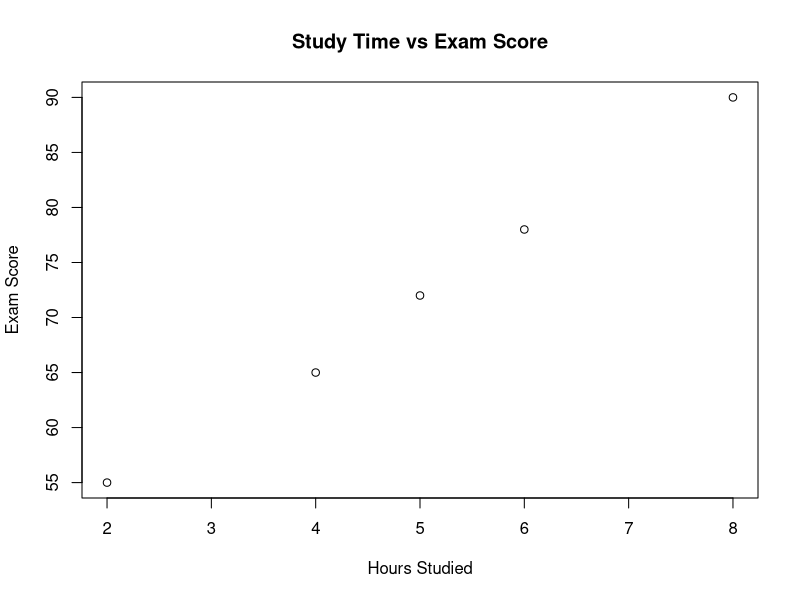
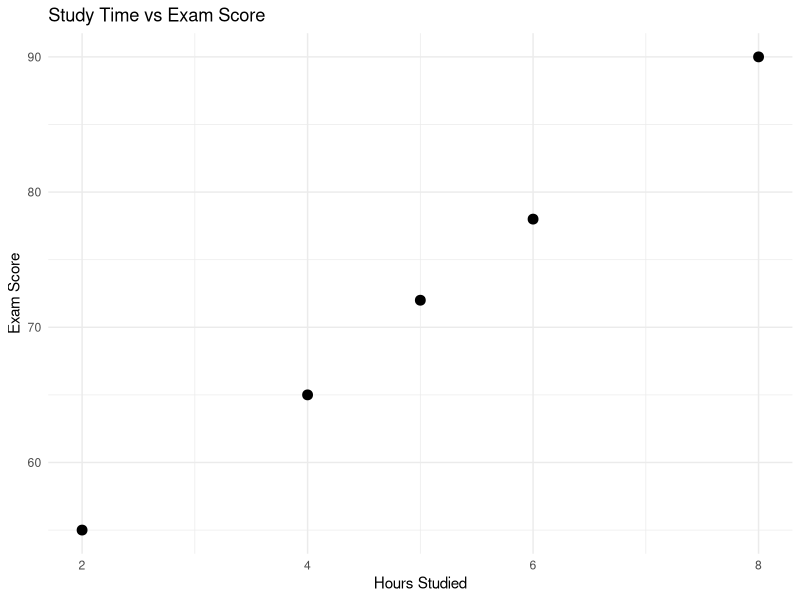
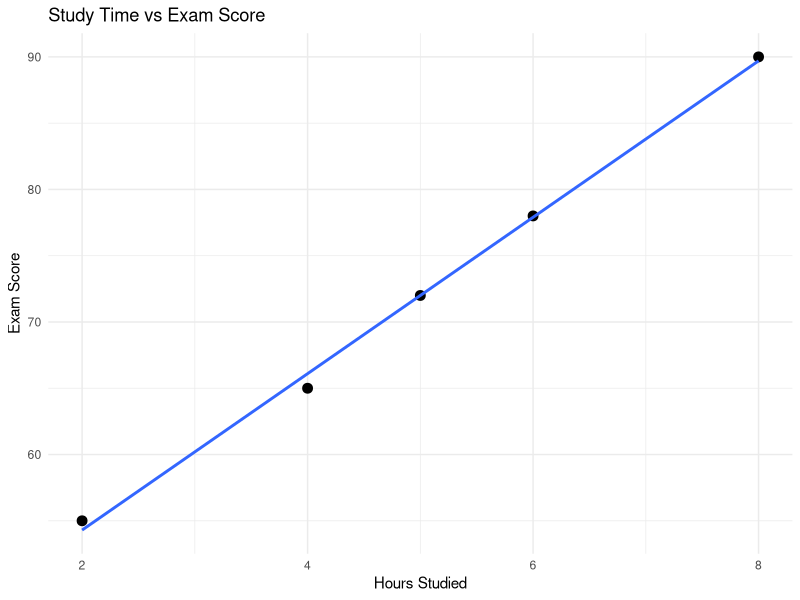

R code for these plots, in order:
# ============================================
# Simple ggplot2 example
# ============================================

# Install ggplot2 once, if needed:
#install.packages("ggplot2")

# Load the package
library(ggplot2)

# Create a small data frame
students <- data.frame(
  name = c("Asha", "Ravi", "Meera", "Arun", "Neha"),
  hours_studied = c(2, 4, 5, 6, 8),
  score = c(55, 65, 72, 78, 90)
)

# View the data
students

# --------------------------------------------
# Scatter plot
# --------------------------------------------

# Default R-plot
plot(
  students$hours_studied,
  students$score,
  xlab = "Hours Studied",
  ylab = "Exam Score",
  main = "Study Time vs Exam Score"
)

# Plot with ggplot2
ggplot(students, aes(x = hours_studied, y = score)) +
  geom_point(size = 3) +
  labs(
    title = "Study Time vs Exam Score",
    x = "Hours Studied",
    y = "Exam Score"
  ) +
theme_minimal()

#theme_gray()      # default ggplot2 theme
#theme_minimal()   # clean, simple with grid
#theme_classic()   # white background, no grid
#theme_bw()        # black-and-white style

# Plot with ggplot2 and add a fitted line
ggplot(students, aes(x = hours_studied, y = score)) +
  geom_point(size = 3) +
  geom_smooth(method = "lm", se = FALSE) +  # add fitted line
  labs(
    title = "Study Time vs Exam Score",
    x = "Hours Studied",
    y = "Exam Score"
  ) +
theme_minimal()
